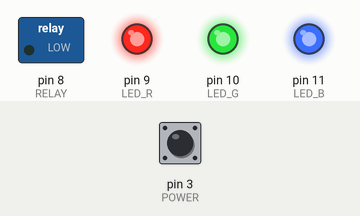
This sketch was run on a simulated Arduino Uno, built with avr-gcc and run on an emulated ATmega328P. On the bench: switched loads named in the sketch (green lamp = pin HIGH), output pins drawn as LEDs (lit = HIGH). Dashed ring = blinking. The test bench sets the inputs (shaded band); at power-on: pin 3 (POWER) HIGH. What the sketch prints to the serial monitor is not drawn.

Above: at 1.2 s.
1.3 s: pin 3 (POWER) pulled LOW for 3.2 s
At 2.1 s:
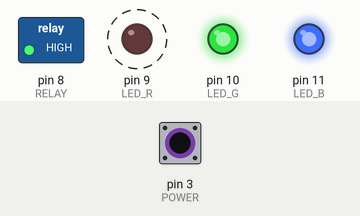
6.0 s: pin 3 (POWER) pulled LOW for 0.15 s
At 6.9 s:
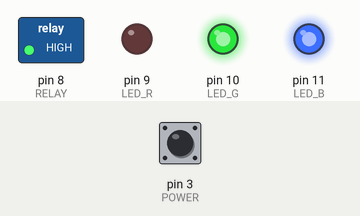
7.6 s: pin 3 (POWER) pulled LOW for 1 s
At 8.2 s:
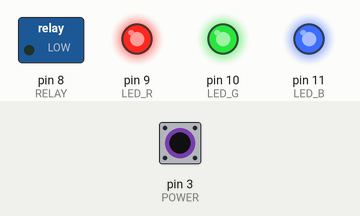
Timing chart, 0 to 10.6 s (numbered marks = the images above; inputs shaded):
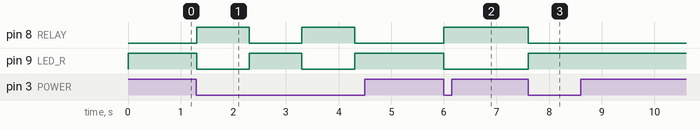

Measured:
- after the input at 1.3 s, pin 8 (RELAY), pin 9 (LED_R): alternates HIGH for 1.0 s and LOW for 1.0 s, starting at once
- after the input at 6.0 s, pin 8 (RELAY): LOW → HIGH at once; pin 9 (LED_R): HIGH → LOW at once
- after the input at 7.6 s, pin 8 (RELAY): HIGH → LOW at once; pin 9 (LED_R): LOW → HIGH at once

The sketch:

power.ino
```cpp
#define RELAY 8
#define LED_R 9
#define LED_G 10
#define LED_B 11
#define POWER 3
void setup() {
  pinMode(RELAY,OUTPUT);
  pinMode(LED_R,OUTPUT);
  pinMode(LED_G,OUTPUT);
  pinMode(LED_B,OUTPUT);
  pinMode(POWER,INPUT_PULLUP);
  digitalWrite(RELAY,LOW);
  digitalWrite(LED_R,HIGH);
  digitalWrite(LED_G,HIGH);
  digitalWrite(LED_B,HIGH);
  Serial.begin(9600);
}
bool is_on = false;
void loop() {
  Serial.println(digitalRead(POWER));
  if(!digitalRead(POWER)){
    is_on = !is_on;
    digitalWrite(RELAY,is_on);
    digitalWrite(LED_R,!is_on);
    delay(1000);
  }
}
```
